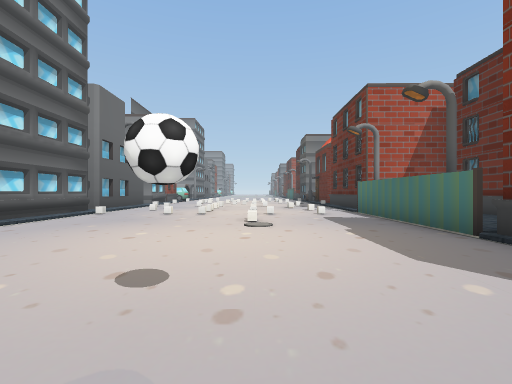
View 1 (above)

24 first-person views from a walk through a scene from a Unity 3-D project. The camera is 1.3 m above the floor, looks level and sees 85° across. The floor is counted in squares, 2 m on a side. Each view is taken from the middle of a square. On the plan, view 1 faces up. The plan holds only what a view shows up to about 9 squares ahead; the rest is blank. The place goes on beyond the plan. The player is left out. Some surface patterns are stand-ins.

View 2
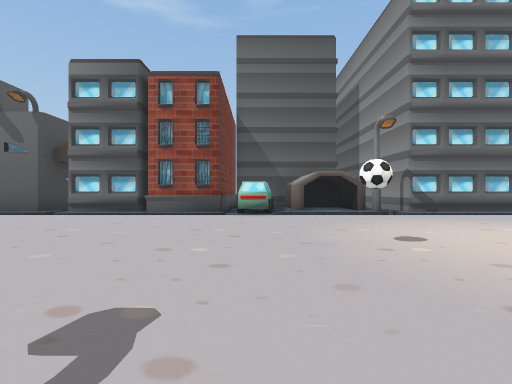

View 3
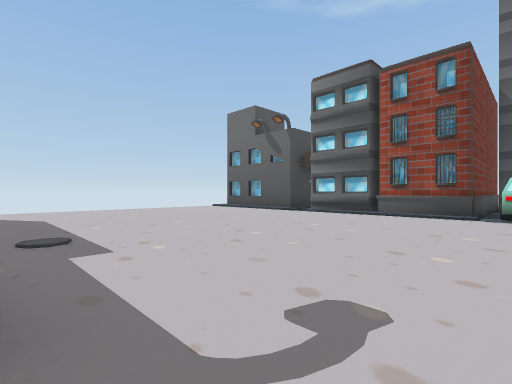

View 4
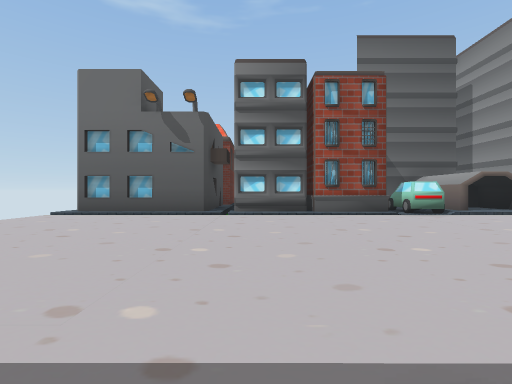

View 5
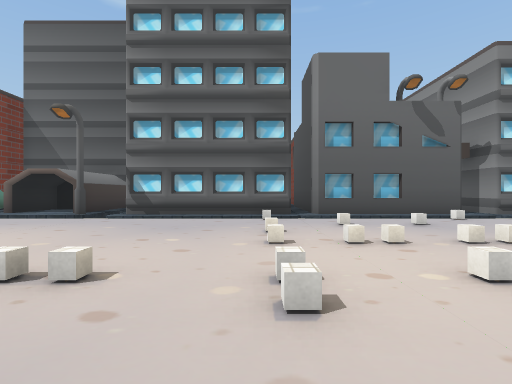

View 6
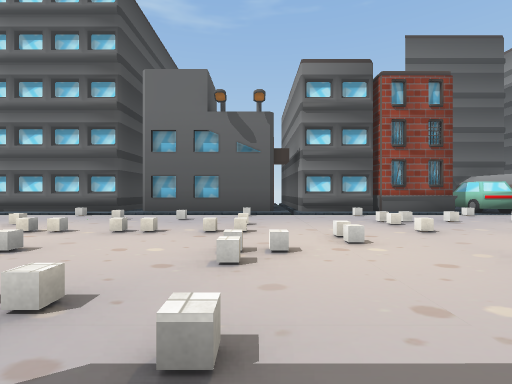

View 7
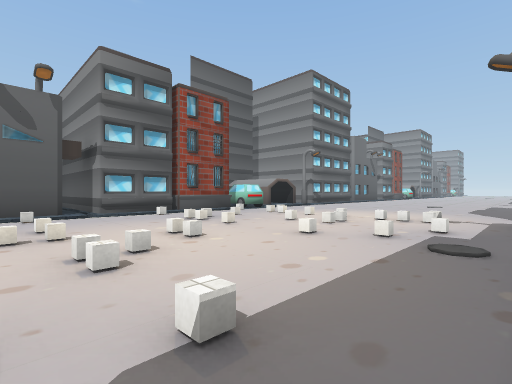

View 8
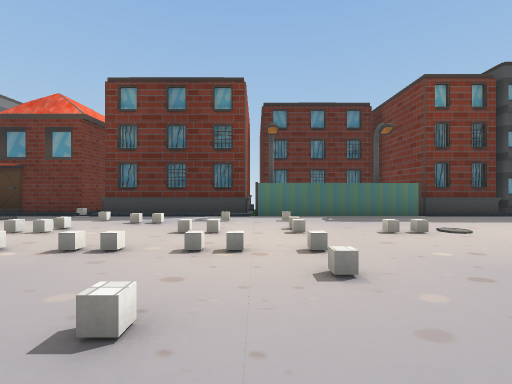

View 9
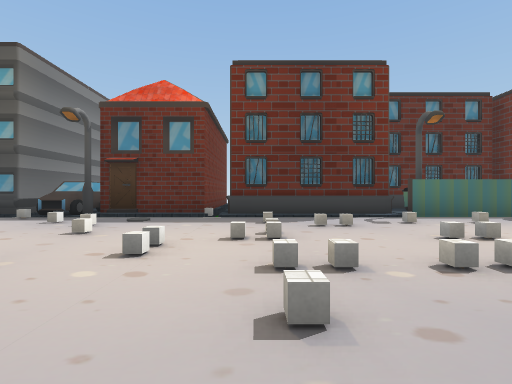

View 10
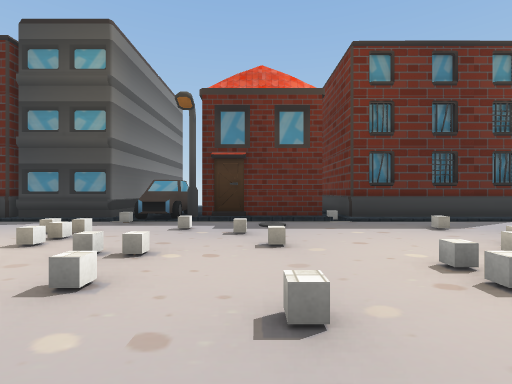

View 11
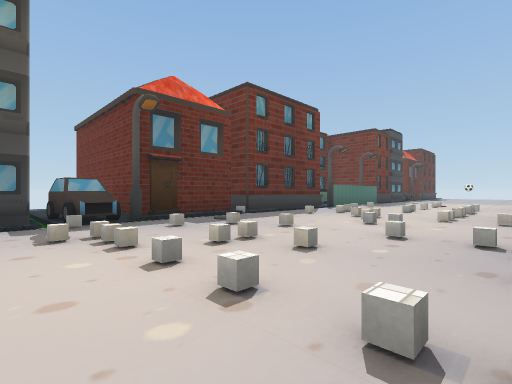

View 12
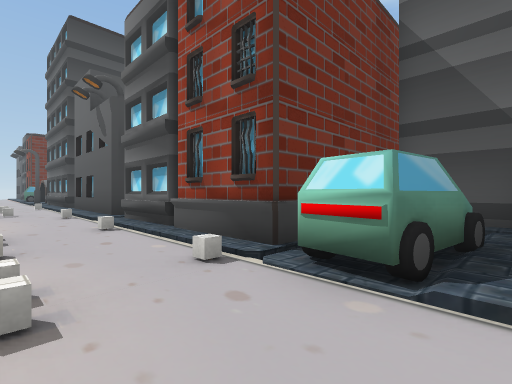

View 13
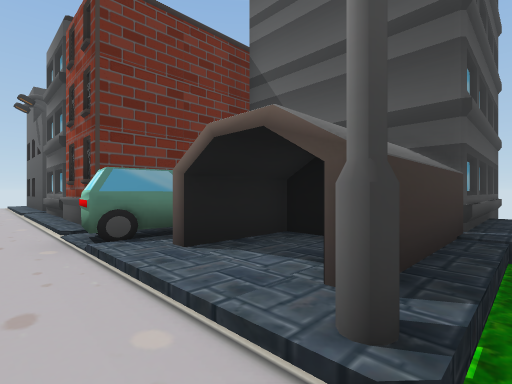

View 14
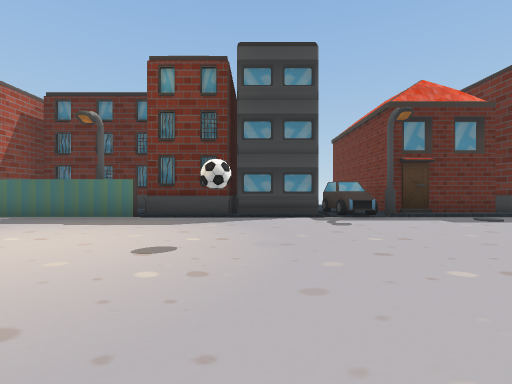

View 15
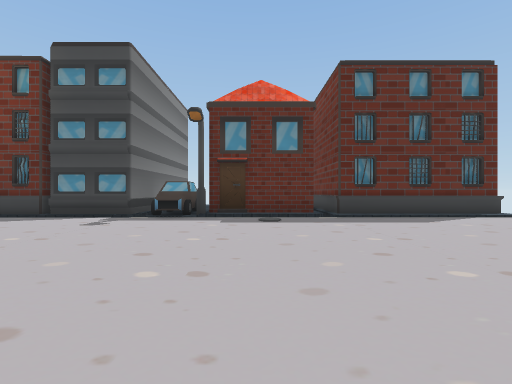

View 16
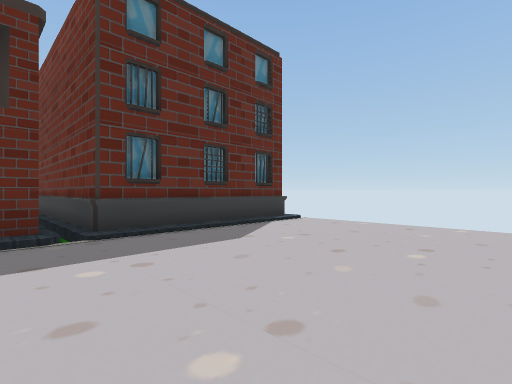

View 17
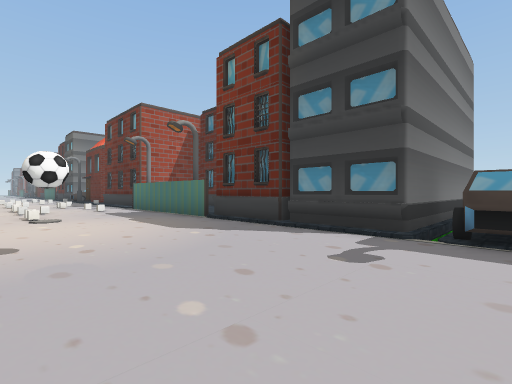

View 18
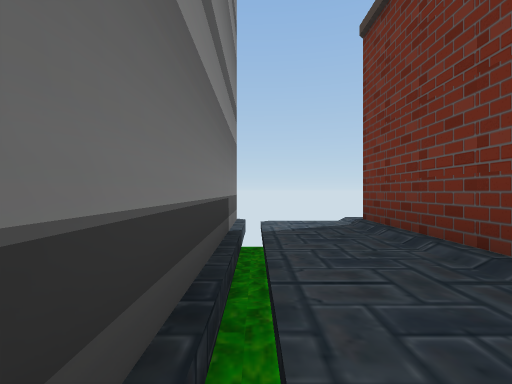

View 19
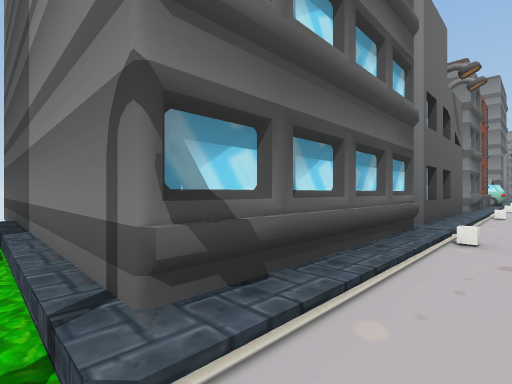

View 20
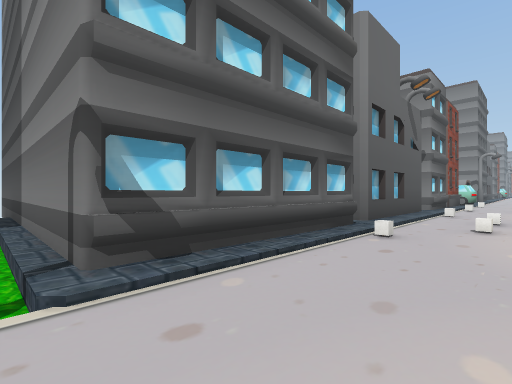

View 21
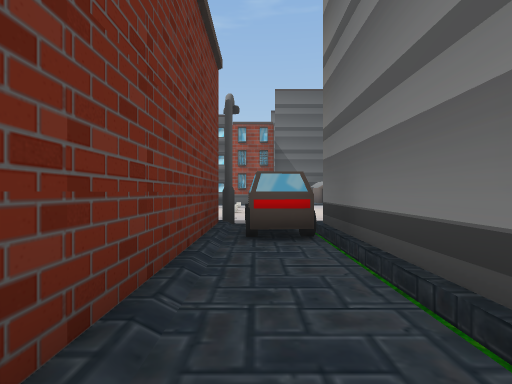

View 22
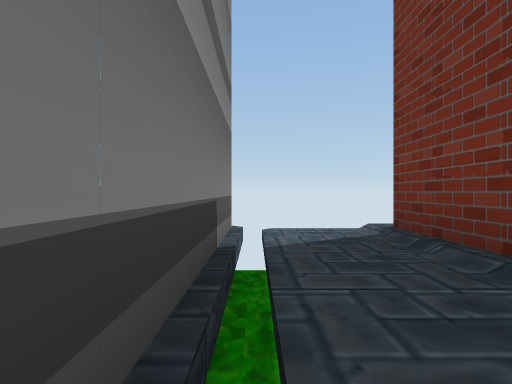

View 23
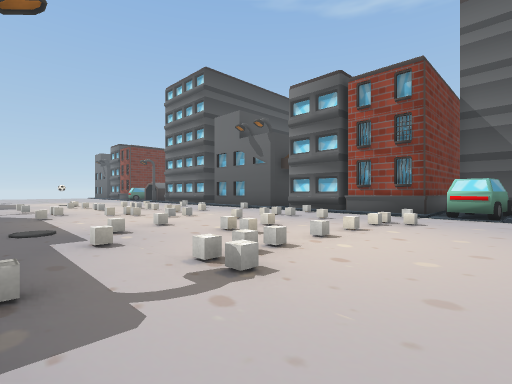

View 24
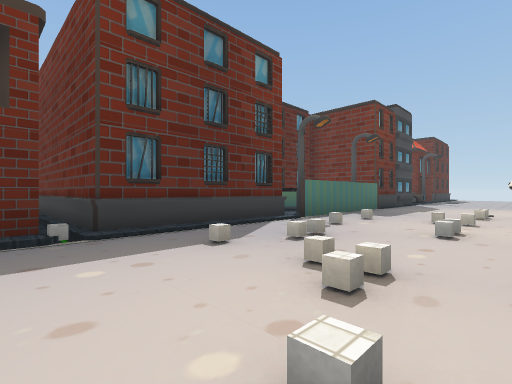

### Floor plan
Key: @ floor where view 1 was taken; # wall or solid block; . main floor; : floor 0.25 m higher than the main floor; - floor 0.25 m lower than the main floor; / step, stairs or slope; ^ raised ledge.
Columns run from 14 left of view 1 to 10 right of it. Each row starts with its distance up from view 1.
 21      #^^^/......./#
 20      # ^##......./######
 19       ###///...///--///##
 18         #/..../../##....
 17         #/...//.//#######
 16         #/......./##
 15        ##/......./##
 14        ///......./----
 13         #/......//#####
 12         #/......./#
 11         #/......./#
 10        ##/......//#
  9         #/.......##
  8         #/.......##
  7         #/.......#
  6         #/.......#
  5 #########/.......#
  4    //////#.......##
  3  ########/......./#
  2        #:/......./#
  1        ##/......./##
  0        ###....@../######
 -1      ####/......./--///##
 -2         #/......./##....
 -3         #/......./#######
 -4         #/......./#
 -5         #/......./#
 -6         //.......//---
 -7         #/......./#####
 -8         #/......./#
 -9         #/......./#
-10         #/......./#
-11                   #

Positions as (right, up) in squares from view 1, and headings:
1: (0, 0), facing up
2: (3, 0), facing left
3: (3, 0), facing down-left
4: (3, -5), facing left
5: (2, 8), facing left
6: (3, 13), facing left
7: (3, 12), facing up-left
8: (-5, 9), facing right
9: (-4, 13), facing right
10: (-3, 16), facing right
11: (-3, 20), facing down-right
12: (-3, 21), facing down-left
13: (-4, 4), facing down-left
14: (-4, 1), facing right
15: (-4, -4), facing right
16: (-1, -5), facing down-right
17: (-1, -2), facing up-right
18: (5, -1), facing right
19: (-4, 4), facing up-left
20: (-3, 4), facing up-left
21: (9, 18), facing left
22: (6, 19), facing right
23: (3, 21), facing down-left
24: (-1, 15), facing down-right
